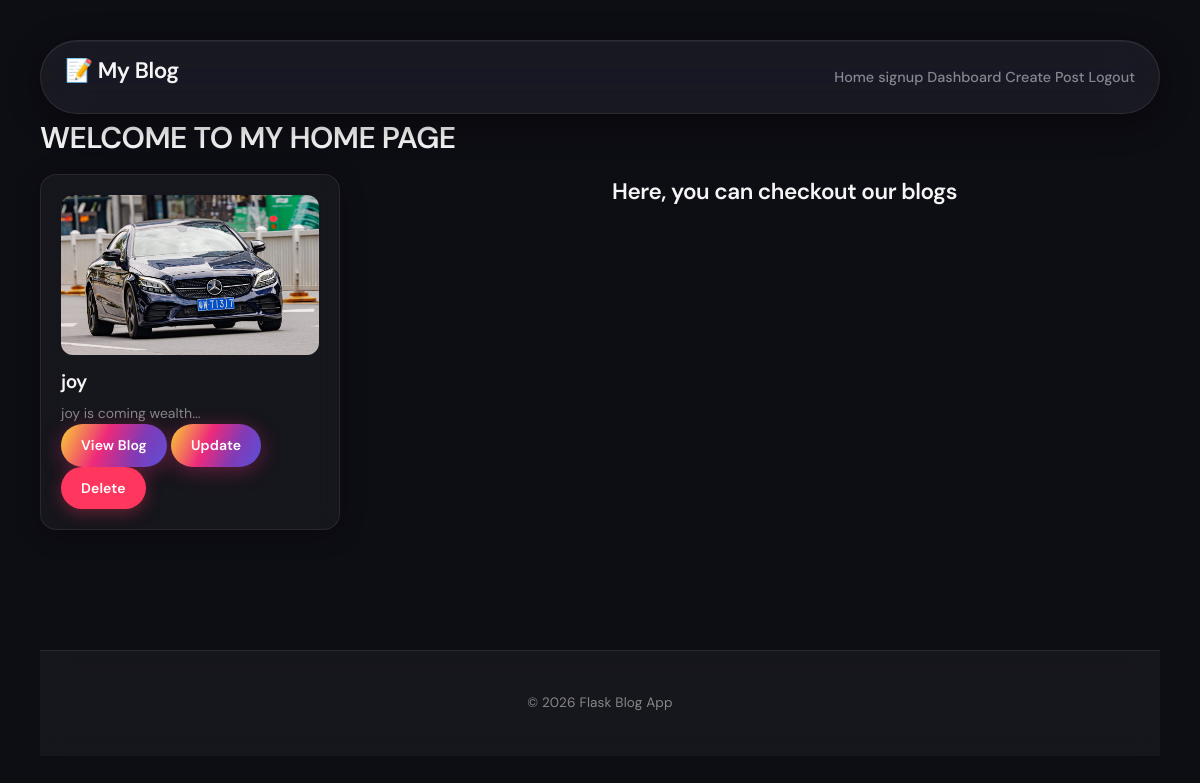
Screenshot of / (signed in) with the database file from the repository.
### app.py (models this page shows, shortened)
class Blog(db.Model):
    _id = db.Column(db.Integer, primary_key=True)
    title = db.Column(db.String(100), unique=True, nullable=False)
    content = db.Column(db.Text, nullable=False)
    image = db.Column(db.String(200), nullable=True)
    date_posted = db.Column(db.DateTime, nullable=False, default=datetime.utcnow)
    user_id = db.Column(db.Integer, db.ForeignKey('user.id'), nullable=False)

### app.py (the view)
@app.route('/')
@login_required
def home_page():
    return render_template('home.html', blogs=current_user.blogs)

### app.py (called while the page is built)
@login_manager.user_loader
def load_user(user_id):
    return db.session.get(User, int(user_id))

### templates/home.html (shortened to what this page needs)
{% extends 'base.html' %}
{% block content %}
<h1>WELCOME TO MY HOME PAGE</h1>
<div class="grid">
{% for blog in blogs %}
    <div class="card">
        {% if blog.image %}
        <img src="{{ url_for('static', filename='uploads/' + blog.image) }}"
             alt="{{ blog.title }}">
        {% endif %}
        <h2>{{ blog.title }}</h2>
        <p>
            {{ blog.content[:100] }}...
        </p>
        <a href="{{ url_for('viewblog', title=blog.title) }}" class="btn">
            View Blog
        </a>
        <a href="{{ url_for('updateblog', id=blog._id) }}" class="btn">
            Update
        </a>
        <a href="{{ url_for('deleteuser', id=blog._id) }}"
           class="btn delete-btn"
           onclick="return confirm('Delete this blog?')">
            Delete
        </a>
    </div>
     <h2>Here, you can checkout our blogs</h2>
{% endfor %}
</div>
{% endblock %}

### static/style.css (style rules this page uses)
:root { --ig-yellow: #f9ce34; --ig-orange: #ee2a7b; --ig-pink: #ee2a7b; --ig-magenta: #c13584; --ig-purple: #833ab4; --ig-indigo: #5851db; --bg: #0d0d14; --surface: rgba(255, 255, 255, 0.04); --surface-2: rgba(255, 255, 255, 0.08); --border: rgba(255, 255, 255, 0.08); --border-hover: rgba(238, 42, 123, 0.45); --text: #f5f5f5; --muted: rgba(245, 245, 245, 0.5); --danger: #ff375f; --success: #30d158; --info: #0a84ff; --radius: 16px; --radius-sm: 10px; --radius-pill: 100px; --space-1: 4px; --space-2: 8px; --space-3: 12px; --space-4: 16px; --space-5: 24px; --space-6: 32px; --space-7: 48px; }
.ig-gradient, .btn, .badge { background: linear-gradient( 115deg, #f9ce34 0%, #ee2a7b 40%, #833ab4 70%, #5851db 100% ); }
*, *::before, *::after { box-sizing: border-box; }
body { margin: 0; padding: 40px; font-family: 'DM Sans', -apple-system, sans-serif; font-size: 15px; line-height: 1.6; color: var(--text); background-color: var(--bg); background-image: radial-gradient(ellipse 60% 50% at 15% 0%, rgba(249, 206, 52, 0.12) transparent), radial-gradient(ellipse 55% 45% at 85% 5%, rgba(131, 58, 180, 0.18) transparent), radial-gradient(ellipse 70% 60% at 50% 100%, rgba(238, 42, 123, 0.12) transparent); min-height: 100vh; }
h1, h2, h3, h4 { font-family: 'DM Sans', sans-serif; font-weight: 600; letter-spacing: -0.02em; color: var(--text); margin: 0 0 var(--space-3); }
a { text-decoration: none; color: var(--muted); font-size: 0.9rem; font-weight: 500; transition: color 0.2s, opacity 0.2s; position: relative; }
a::after { content: ''; position: absolute; bottom: -3px; left: 0; right: 0; height: 2px; background: linear-gradient(90deg, #ee2a7b, #833ab4); border-radius: 2px; transform: scaleX(0); transition: transform 0.25s cubic-bezier(0.34, 1.56, 0.64, 1); transform-origin: left; }
.btn { display: inline-flex; align-items: center; justify-content: center; padding: 10px 20px; color: #fff; font-family: 'DM Sans', sans-serif; font-size: 0.875rem; font-weight: 600; letter-spacing: 0.01em; border: none; border-radius: var(--radius-pill); cursor: pointer; text-decoration: none; position: relative; overflow: hidden; transition: transform 0.2s cubic-bezier(0.34, 1.56, 0.64, 1), box-shadow 0.2s ease; box-shadow: 0 4px 20px rgba(238, 42, 123, 0.35); }
.btn::before { content: ''; position: absolute; inset: 0; background: linear-gradient(105deg, transparent 35%, rgba(255,255,255,0.25) 50%, transparent 65%); transform: translateX(-100%); transition: transform 0.55s ease; }
.delete-btn { background: var(--danger); box-shadow: 0 4px 16px rgba(255, 55, 95, 0.35); }
.grid { display: grid; grid-template-columns: repeat(auto-fit, minmax(260px, 1fr)); gap: var(--space-5); }
.card { width: 300px; min-height: 300px; background: var(--surface); backdrop-filter: blur(12px); -webkit-backdrop-filter: blur(12px); border-radius: var(--radius); padding: 20px; border: 0.5px solid var(--border); box-shadow: 0 4px 24px rgba(0, 0, 0, 0.3); overflow: hidden; transition: transform 0.3s cubic-bezier(0.34, 1.56, 0.64, 1), box-shadow 0.3s ease, border-color 0.3s ease; position: relative; }
.card::before { content: ''; position: absolute; inset: 0; border-radius: var(--radius); padding: 1px; background: linear-gradient(135deg, #f9ce34, #ee2a7b, #833ab4, #5851db); -webkit-mask: linear-gradient(#fff 0 0) content-box, linear-gradient(#fff 0 0); -webkit-mask-composite: xor; mask-composite: exclude; opacity: 0; transition: opacity 0.3s ease; pointer-events: none; }
.card img { width: 100%; height: 160px; object-fit: cover; border-radius: calc(var(--radius) - 4px); display: block; margin-bottom: var(--space-3); }
.card h2 { font-size: 1.2rem; font-weight: 600; margin: 6px 0 4px; letter-spacing: -0.02em; }
.card p { font-size: 0.875rem; color: var(--muted); line-height: 1.6; margin: 0; }

### rows the page displays
Blog: image (picture), title "joy", content "joy is coming wealth"
